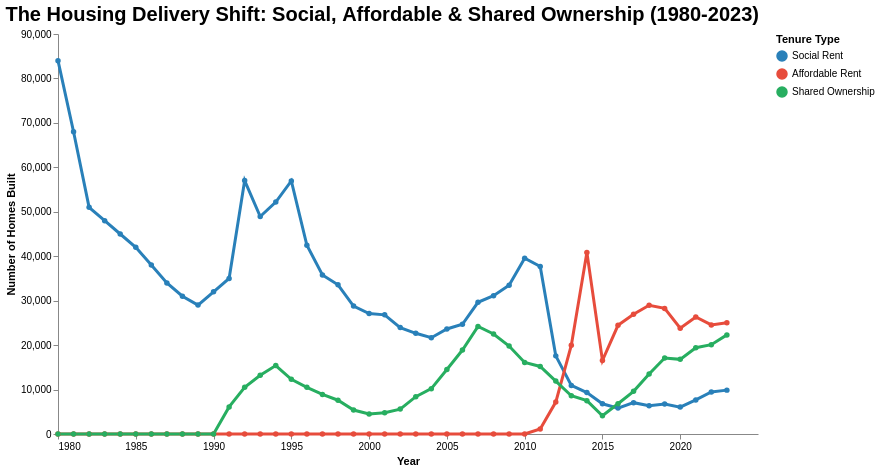

Notebook cell for this chart:
### Code cell
# 2. Create the Social Rent vs Affordable Rent, vs Shared Ownership over time line chart

import pandas as pd
import altair as alt

# LOAD DATA
data = {
    'Year': [1980, 1981, 1982, 1983, 1984, 1985, 1986, 1987, 1988, 1989, 1990, 1991, 1992, 1993, 1994, 1995, 1996, 1997, 1998, 1999, 2000, 2001, 2002, 2003, 2004, 2005, 2006, 2007, 2008, 2009, 2010, 2011, 2012, 2013, 2014, 2015, 2016, 2017, 2018, 2019, 2020, 2021, 2022, 2023],
    'Social Rent': [84000, 68000, 51000, 48000, 45000, 42000, 38000, 34000, 31000, 29000, 32000, 35000, 57020, 48940, 52190, 56950, 42460, 35780, 33580, 28790, 27090, 26810, 23950, 22660, 21670, 23630, 24680, 29640, 31120, 33490, 39560, 37680, 17580, 10920, 9330, 6800, 5830, 7050, 6360, 6770, 6050, 7660, 9460, 9870],
    'Affordable Rent': [0, 0, 0, 0, 0, 0, 0, 0, 0, 0, 0, 0, 0, 0, 0, 0, 0, 0, 0, 0, 0, 0, 0, 0, 0, 0, 0, 0, 0, 0, 0, 1150, 7180, 19970, 40860, 16540, 24450, 26930, 28960, 28260, 23790, 26320, 24540, 25040],
    'Shared Ownership': [0, 0, 0, 0, 0, 0, 0, 0, 0, 0, 0, 6100, 10500, 13200, 15400, 12300, 10500, 8900, 7600, 5400, 4500, 4800, 5600, 8400, 10200, 14500, 18900, 24200, 22500, 19800, 16100, 15200, 11900, 8600, 7500, 4100, 6800, 9600, 13500, 17100, 16800, 19400, 20100, 22300]
}

df = pd.DataFrame(data)
df_melted = df.melt(id_vars='Year', var_name='Rent Type', value_name='Units')

# CREATE CHART
chart = alt.Chart(df_melted).mark_line(point=True, size=3).encode(
    x=alt.X('Year:Q', 
            axis=alt.Axis(
                format='d', 
                values=list(range(1980, 2025, 5)), 
                title='Year',
                labelAngle=0
            )),
    y=alt.Y('Units:Q', title='Number of Homes Built'),
    color=alt.Color('Rent Type:N', 
                    scale=alt.Scale(domain=['Social Rent', 'Affordable Rent', 'Shared Ownership'], 
                                    range=['#2980b9', '#e74c3c', '#27ae60']),
                    legend=alt.Legend(title="Tenure Type")),
    tooltip=['Year', 'Rent Type', 'Units']
).properties(
    width=700,
    height=400,
    title="The Housing Delivery Shift: Social, Affordable & Shared Ownership (1980-2023)"
).configure_title(
    fontSize=20,
    anchor='start'
).configure_view(
    stroke=None
).configure_axis(
    grid=False
)

# DISPLAY
chart

### Figure 1 — Vega-Lite specification as saved in the notebook (floating-point values rounded to 4 significant figures; data arrays with more than 128 entries replaced by an {"elided": "..."} marker saying what was removed)
{"config": {"view": {"continuousWidth": 300, "continuousHeight": 300, "stroke": null}, "axis": {"grid": false}, "title": {"anchor": "start", "fontSize": 20}}, "data": {"name": "data-14db4bc0a5fedd77db5f65300ce54bb0"}, "mark": {"type": "line", "point": true, "size": 3}, "encoding": {"color": {"field": "Rent Type", "legend": {"title": "Tenure Type"}, "scale": {"domain": ["Social Rent", "Affordable Rent", "Shared Ownership"], "range": ["#2980b9", "#e74c3c", "#27ae60"]}, "type": "nominal"}, "tooltip": [{"field": "Year", "type": "quantitative"}, {"field": "Rent Type", "type": "nominal"}, {"field": "Units", "type": "quantitative"}], "x": {"axis": {"format": "d", "labelAngle": 0, "title": "Year", "values": [1980, 1985, 1990, 1995, 2000, 2005, 2010, 2015, 2020]}, "field": "Year", "type": "quantitative"}, "y": {"field": "Units", "title": "Number of Homes Built", "type": "quantitative"}}, "height": 400, "title": "The Housing Delivery Shift: Social, Affordable & Shared Ownership (1980-2023)", "width": 700, "$schema": "https://vega.github.io/schema/vega-lite/v5.20.1.json", "datasets": {"data-14db4bc0a5fedd77db5f65300ce54bb0": {"elided": "132 records"}}}
